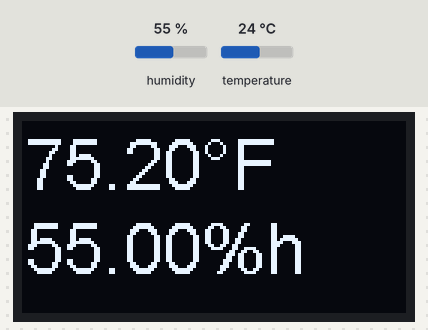
This sketch was run on a simulated ESP8266 (NodeMCU). Parts: 128×64 one-colour display. Inputs (shaded band) come from the test bench; at power-on: humidity 55 %, temperature 24 °C. WiFi joins after 1.5 s; servers stay silent unless stated; network time is answered at once with the bench clock; uploads are accepted with an empty reply; the local clock reads 2024-03-15 10:24:30 at power-on unless the sketch sets it; what the sketch prints to the serial monitor is not drawn.

Above: at 7.1 s.
7.2 s: humidity set to 22 %
At 13.6 s:
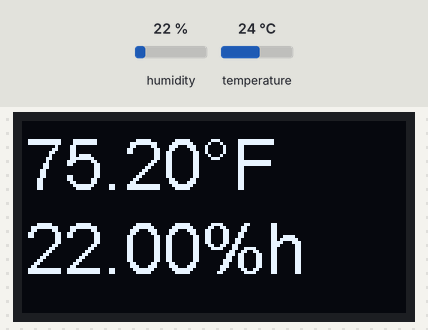
16.0 s: temperature set to 12 °C
At 20.1 s:
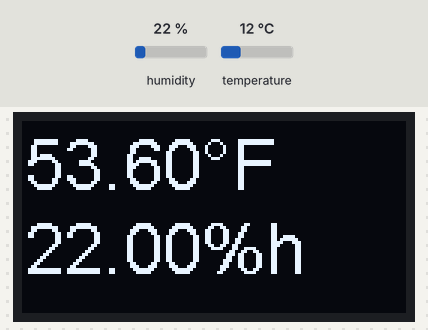
24.8 s: humidity set to 40 %
At 26.7 s:
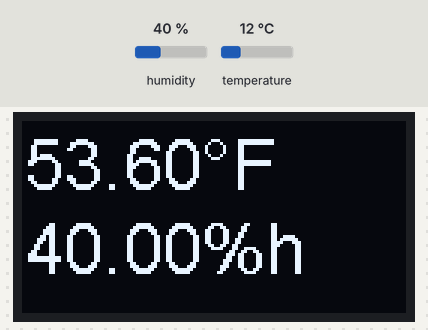
33.6 s: temperature set to 19 °C
At 38.5 s:
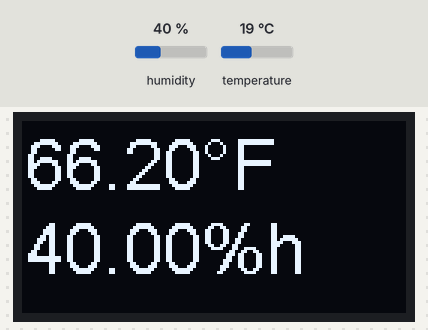
Timing chart, 0 to 40.0 s (numbered marks = the images above; inputs shaded):
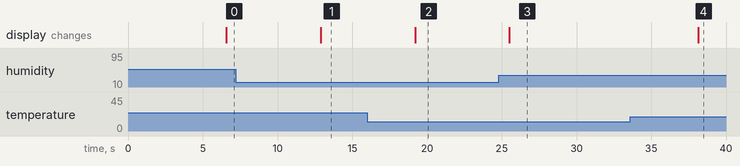

The sketch:

weatherstation.ino
```cpp
#include "DHTesp.h"
#include <Wire.h>
#include "SSD1306Wire.h"
#include <ESP8266WiFi.h>
#include <NTPClient.h>
#include <WiFiUdp.h>

SSD1306Wire  display(0x3c, D3, D4);

WiFiUDP ntpUDP;
// NTPClient timeClient(ntpUDP);
NTPClient timeClient(ntpUDP, "0.arch.pool.ntp.org", 28800, 6000);

DHTesp dht;

String unixTime;

const char* ssid     = "********";
const char* password = "********";
const char* host = "";

void setup() {
  Serial.begin(115200);

  dht.setup(D6, DHTesp::DHT11);

  display.init();
  display.setFont(ArialMT_Plain_24);
  display.setColor(WHITE);

  Serial.print("Connecting to ");
  Serial.println(ssid);

  WiFi.begin(ssid, password);

  // Wait until WiFi is connected
  while (WiFi.status() != WL_CONNECTED) {
    delay(500);
    Serial.print(".");
  }

  Serial.println("");
  Serial.println("WiFi connected");
  Serial.println("IP address: ");
  Serial.println(WiFi.localIP());
  timeClient.begin();
  // Set offset time in seconds to adjust for your timezone, for example:
  // GMT +1 = 3600
  // GMT +8 = 28800
  // GMT -1 = -3600
  // GMT 0 = 0
  timeClient.setTimeOffset(28800); // seconds
  timeClient.setUpdateInterval(60000); // milliseconds
}

void loop() {
  delay(5000);

  while(!timeClient.update()) {
    timeClient.forceUpdate();
  }

  unixTime = timeClient.getEpochTime();

  float humidity = dht.getHumidity();
  float temperature = dht.getTemperature();

  // float vccVolt = ((float)ESP.getVcc())/1024;
  int vcc = ESP.getVcc();
  Serial.print("VCC: ");
  Serial.println(vcc);

  Serial.printf("Hum: %.1f%%, Temp: %.1f°F\n", humidity, dht.toFahrenheit(temperature));

  String weather = String(dht.toFahrenheit(temperature)) + "°F\n" + String(humidity) + "%h";
  String weatherJSON = "{ \"temp_fahrenheit\":\"" + String(dht.toFahrenheit(temperature)) + "\", " +
  "\"temp_celsius\": \"" + temperature + "\", " +
  "\"humidity\": \"" + String(humidity) + "\", " +
  "\"sample_time\": \"" + String(unixTime) + "\", " +
  "\"vcc\": \"" + String(vcc) + "\", " +
  "\"location\": \"living room\"" +
  " }";

  display.clear();
  display.drawString (1, 1, weather);
  display.display();

  Serial.print("connecting to ");
  Serial.println(host);

  const char* fingerprint = "D9 35 14 26 D9 FC EA F3 20 9D 10 68 B7 0F 9E 60 FE EE 6F 16";

  // https uses port 443
  //WiFiClientSecure client;
  WiFiClient client;
  const int httpPort = 9000;
  if (!client.connect(host, httpPort)) {
    Serial.println("connection failed");
    return;
  }

  // Add here the certificate check
  /*
  if (client.verify(fingerprint, host)) {
    Serial.println("certificate matches");
  } else {
    Serial.println("certificate doesn't match");
    return;
  }
  */

  // We now create a URI for the request
  //String url = "/weather?a=1&b=2";
  String url = "/weather/_doc/";

  Serial.print("Requesting: ");
  Serial.println(url);

//               "Content-Type: application/json" + "\r\n" +

  String req = String("POST ") + url + " HTTP/1.1\r\n" +
               "Host: " + host + "\r\n" +
               "Content-Type: application/json" + "\r\n" +
               "Content-Length: " + weatherJSON.length() + "\r\n" +
               "Authorization: Basic ZWxhc3RpYzpidXN0ZXI3Mgo=\r\n" +
               "Connection: close\r\n" +
               "\r\n" +
               weatherJSON + "\r\n\r\n";

  Serial.println(req);

  // This will send the request to the server
  client.print(req);

              // "Connection: close\r\n\r\n");
/*
  client.println("POST /weather HTTP/1.1");
  client.println("Host: jsonplaceholder.typicode.com");
  client.println("Cache-Control: no-cache");
  client.println("Content-Type: application/x-www-form-urlencoded");
  client.print("Content-Length: ");
  client.println(PostData.length());
  client.println();
  client.println(PostData);
*/

  unsigned long timeout = millis();
  while (client.available() == 0) {
    if (millis() - timeout > 5000) {
      Serial.println(">>> Client Timeout !");
      client.stop();
      return;
    }
  }
  Serial.println("Response:");
  // Read all the lines of the reply from server and print them to Serial
  while(client.available()){
    String line = client.readStringUntil('\r');
    Serial.print(line);
  }

}
```

Measured:
- after the input at 7.2 s, the display: changes after 5.7 s (image 1)
- after the input at 16.0 s, the display: changes after 3.2 s (image 2)
- after the input at 24.8 s, the display: changes after 0.71 s (image 3)
- after the input at 33.6 s, the display: changes after 4.5 s (image 4)
